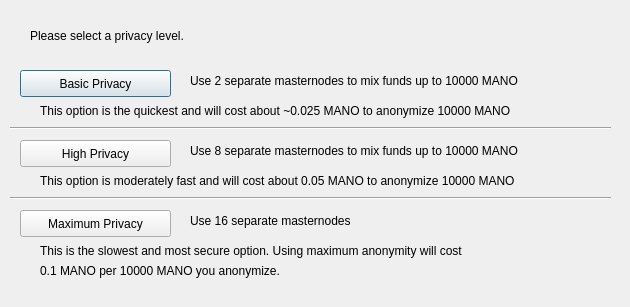
<?xml version="1.0" encoding="UTF-8"?>
<ui version="4.0">
 <class>ObfuscationConfig</class>
 <widget class="QDialog" name="ObfuscationConfig">
  <property name="geometry">
   <rect>
    <x>0</x>
    <y>0</y>
    <width>630</width>
    <height>307</height>
   </rect>
  </property>
  <property name="windowTitle">
   <string>Configure Obfuscation</string>
  </property>
  <widget class="QPushButton" name="buttonBasic">
   <property name="geometry">
    <rect>
     <x>20</x>
     <y>70</y>
     <width>151</width>
     <height>27</height>
    </rect>
   </property>
   <property name="text">
    <string>Basic Privacy</string>
   </property>
  </widget>
  <widget class="QPushButton" name="buttonHigh">
   <property name="geometry">
    <rect>
     <x>20</x>
     <y>140</y>
     <width>151</width>
     <height>27</height>
    </rect>
   </property>
   <property name="text">
    <string>High Privacy</string>
   </property>
  </widget>
  <widget class="QPushButton" name="buttonMax">
   <property name="geometry">
    <rect>
     <x>20</x>
     <y>210</y>
     <width>151</width>
     <height>27</height>
    </rect>
   </property>
   <property name="text">
    <string>Maximum Privacy</string>
   </property>
  </widget>
  <widget class="QLabel" name="label">
   <property name="geometry">
    <rect>
     <x>30</x>
     <y>20</y>
     <width>571</width>
     <height>31</height>
    </rect>
   </property>
   <property name="text">
    <string>Please select a privacy level.</string>
   </property>
  </widget>
  <widget class="QLabel" name="label_2">
   <property name="geometry">
    <rect>
     <x>190</x>
     <y>70</y>
     <width>421</width>
     <height>21</height>
    </rect>
   </property>
   <property name="text">
    <string>Use 2 separate masternodes to mix funds up to 10000 MANO</string>
   </property>
  </widget>
  <widget class="QLabel" name="label_3">
   <property name="geometry">
    <rect>
     <x>190</x>
     <y>140</y>
     <width>411</width>
     <height>21</height>
    </rect>
   </property>
   <property name="text">
    <string>Use 8 separate masternodes to mix funds up to 10000 MANO</string>
   </property>
  </widget>
  <widget class="QLabel" name="label_4">
   <property name="geometry">
    <rect>
     <x>190</x>
     <y>210</y>
     <width>421</width>
     <height>21</height>
    </rect>
   </property>
   <property name="text">
    <string>Use 16 separate masternodes</string>
   </property>
  </widget>
  <widget class="QLabel" name="label_6">
   <property name="geometry">
    <rect>
     <x>40</x>
     <y>100</y>
     <width>561</width>
     <height>21</height>
    </rect>
   </property>
   <property name="text">
    <string>This option is the quickest and will cost about ~0.025 MANO to anonymize 10000 MANO</string>
   </property>
  </widget>
  <widget class="QLabel" name="label_7">
   <property name="geometry">
    <rect>
     <x>40</x>
     <y>170</y>
     <width>561</width>
     <height>21</height>
    </rect>
   </property>
   <property name="text">
    <string>This option is moderately fast and will cost about 0.05 MANO to anonymize 10000 MANO</string>
   </property>
  </widget>
  <widget class="QLabel" name="label_8">
   <property name="geometry">
    <rect>
     <x>40</x>
     <y>240</y>
     <width>561</width>
     <height>21</height>
    </rect>
   </property>
   <property name="text">
    <string>This is the slowest and most secure option. Using maximum anonymity will cost</string>
   </property>
  </widget>
  <widget class="QLabel" name="label_9">
   <property name="geometry">
    <rect>
     <x>40</x>
     <y>260</y>
     <width>561</width>
     <height>21</height>
    </rect>
   </property>
   <property name="text">
    <string>0.1 MANO per 10000 MANO you anonymize.</string>
   </property>
  </widget>
  <widget class="Line" name="line">
   <property name="geometry">
    <rect>
     <x>10</x>
     <y>120</y>
     <width>601</width>
     <height>16</height>
    </rect>
   </property>
   <property name="orientation">
    <enum>Qt::Horizontal</enum>
   </property>
  </widget>
  <widget class="Line" name="line_2">
   <property name="geometry">
    <rect>
     <x>10</x>
     <y>190</y>
     <width>601</width>
     <height>16</height>
    </rect>
   </property>
   <property name="orientation">
    <enum>Qt::Horizontal</enum>
   </property>
  </widget>
 </widget>
 <resources/>
 <connections/>
</ui>
